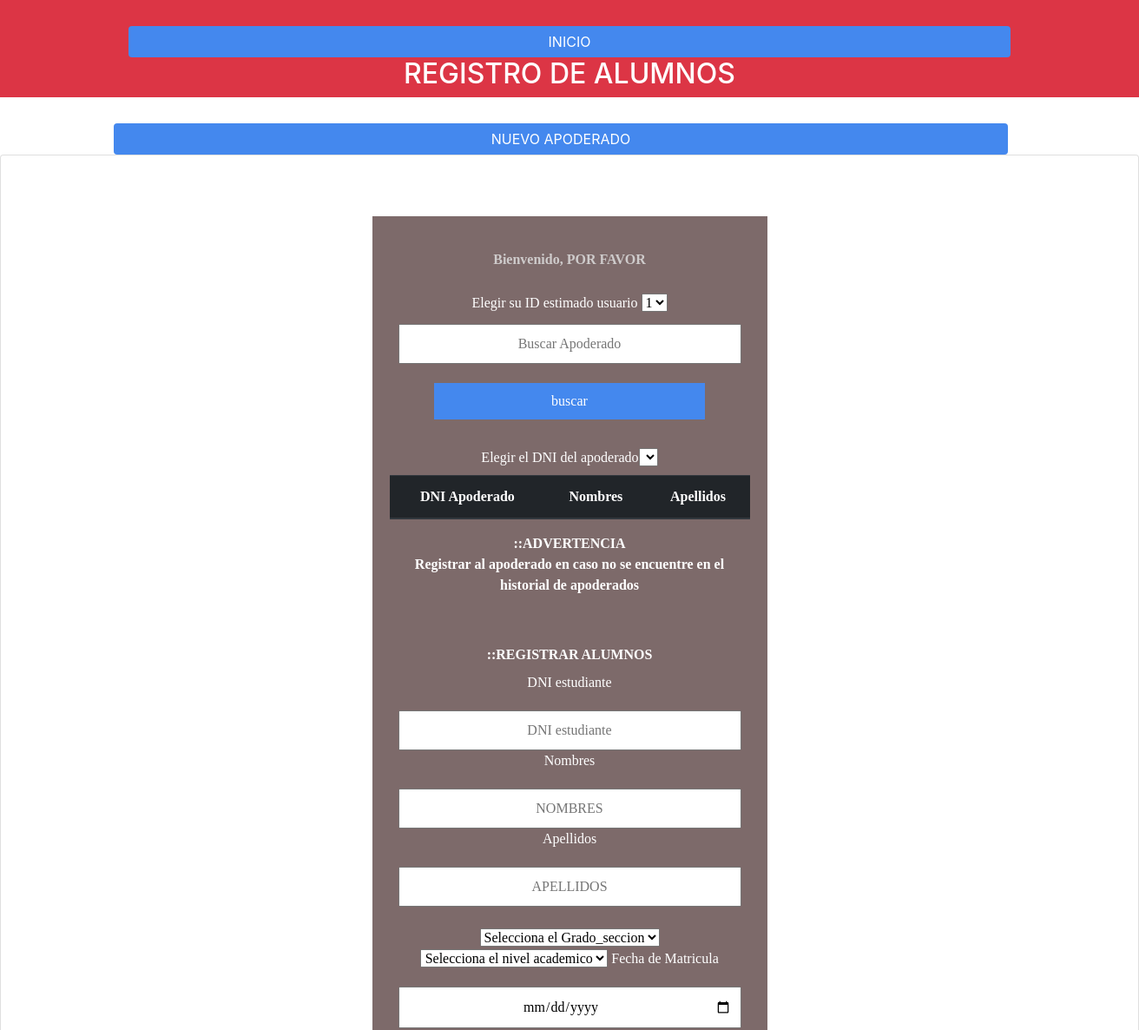
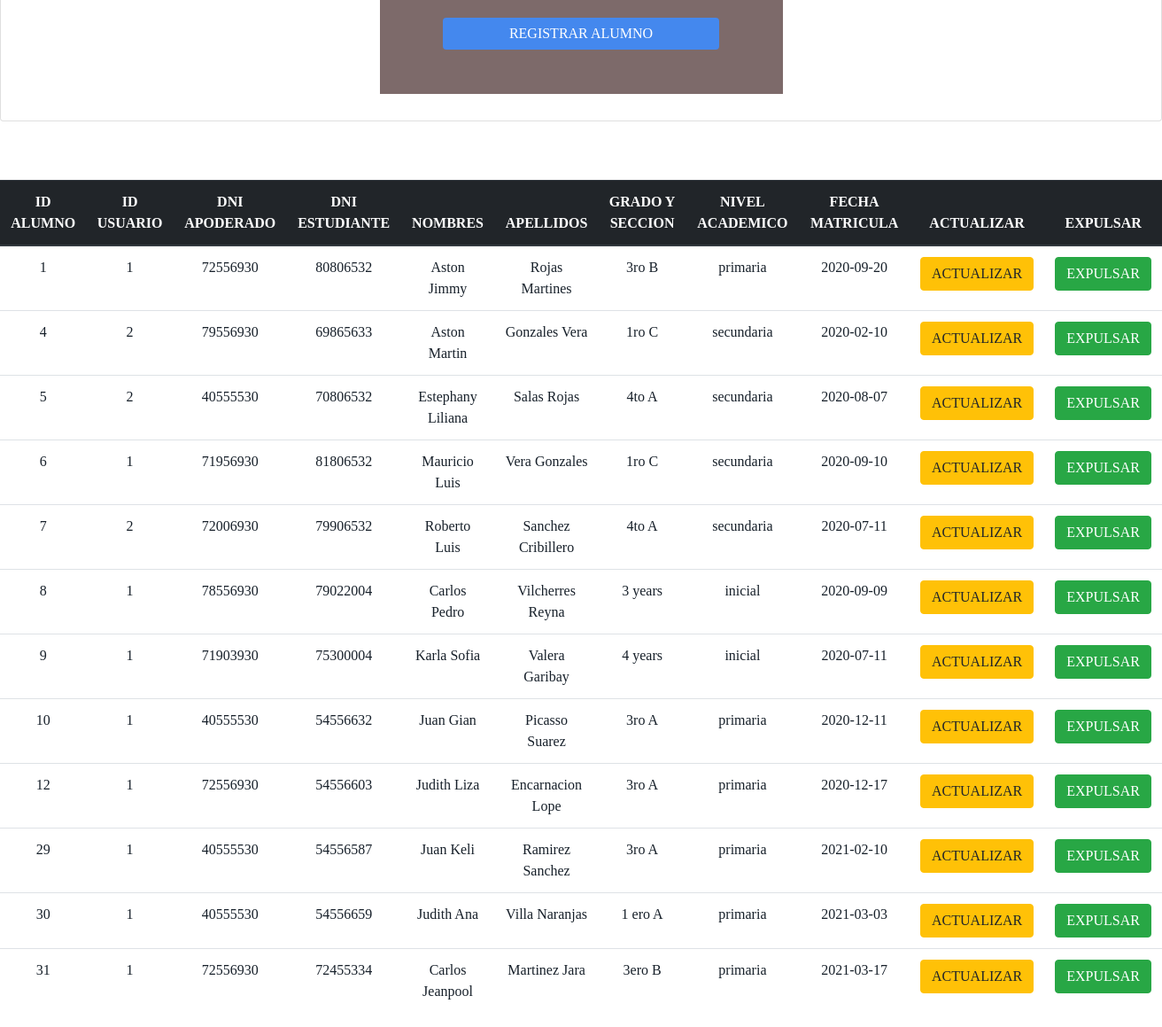
The page /views/alumno.php on the database its author committed (2 pictures, top to bottom).
### tables this page shows
CREATE TABLE `estudiante` (
  `Idestudiante` int(11) NOT NULL,
  `Idusuario` int(11) NOT NULL,
  `DNIapoderado` int(8) NOT NULL,
  `DNIestudiante` int(8) NOT NULL,
  `Nombres` varchar(50) NOT NULL,
  `Apellidos` varchar(50) NOT NULL,
  `Grado_seccion` varchar(20) NOT NULL,
  `Nivel` varchar(30) NOT NULL,
  `fecha` date NOT NULL
);

### views/alumno.php (the view, shortened to what this page needs)
<?php
require_once("../db/conexion.php");
?>
<!DOCTYPE html>
<html lang="es">
<head>
	<link rel="stylesheet" href="https://maxcdn.bootstrapcdn.com/bootstrap/4.0.0/css/bootstrap.min.css">
	<link rel="stylesheet" href="../css/login.css">
	<link rel="stylesheet" href="../css/cabecera.css">
	<link rel="stylesheet" href="https://cdnjs.cloudflare.com/ajax/libs/animate.css/4.0.0/animate.min.css">
</head>
<body>
	<h2  class="p-2 mb-2 bg-danger text-white"><input type="submit" align="rigth" value="INICIO" class="btn btn-danger" onclick = "location='/ProyectoFinal/views/principal.php/'"/> REGISTRO DE ALUMNOS</h2>
	<input type="submit" align="rigth" value="NUEVO APODERADO" class="btn btn-danger" onclick = "location='/ProyectoFinal/controllers/apoderado.php/'"/>
<div align="center" class="card card-container">
<form method="POST" action="">
<label><h6><b>Bienvenido, POR FAVOR</b></h6></label>
<label>Elegir su ID estimado usuario <select name="select_01">
<?php
$consulta1="SELECT * FROM usuario";
	$ejecutar1=mysqli_query($conexion,$consulta1) or die (mysqli_error($conexion));
?>
<?php foreach ($ejecutar1 as $opciones):?>
<option value="<?php echo $opciones['Idusuario']?>"><?php echo $opciones['Idusuario']?></option>
<?php endforeach?>
	<input size='30' type="text"  minlength="8" maxlength="8" name="txtfiltro" placeholder="Buscar Apoderado" />
<input type="submit" value="buscar" name="btnfiltrar">
</select></label>
<br></br>
<label>Elegir el DNI del apoderado<select name="select_02">
</select></label>
<table class="table table-hover">
	<thead class="thead-dark" align="center">
<tr>
<th>DNI Apoderado</th>
<th>Nombres</th>
<th>Apellidos</th>
</tr>
</thead>
</table>
<label><b>::ADVERTENCIA</b><br><b>Registrar al apoderado en caso no se encuentre en el historial de apoderados</b></label>
<br></br>
<br />
<label><b>::REGISTRAR ALUMNOS</b></label><br>
<label>DNI estudiante</label>
<input type="text" name="DNIestudiante"  minlength="8" maxlength="8"   placeholder="DNI estudiante" />
<label>Nombres</label>
<input type="text" name="Nombres" placeholder="NOMBRES">
<label>Apellidos</label>
<input type="text" name="Apellidos" placeholder="APELLIDOS"><br></br>
<select name="Grado_seccion">
<option value="0">Selecciona el Grado_seccion</option>
</select>
<select name="Nivel">
<option value="0">Selecciona el nivel academico</option>
</select>
<label>Fecha de Matricula</label>
<input type="date" name="fecha" placeholder="FECHA MATRICULA">
<input type="submit" name="guardar"  class="btn btn-info" value="REGISTRAR ALUMNO">
</div>
<br />
<h3><b>::HISTORIAL DE LOS ESTUDIANTES MATRICULADOS::</b>
</h3>
 <table class="table table-condensed">
 	<thead class="thead-dark">
<tr>
<th>ID ALUMNO</th>
<th>ID USUARIO</th>
<th>DNI APODERADO</th>
<th>DNI ESTUDIANTE</th>
<th>NOMBRES</th>
<th>APELLIDOS</th>
<th>GRADO Y SECCION</th>
<th>NIVEL ACADEMICO</th>
<th>FECHA MATRICULA</th>
<th>ACTUALIZAR</th>
<th>EXPULSAR</th>
</tr>
</thead>
<?php
$mostrar="SELECT * FROM estudiante";
$ejecutar=mysqli_query($conexion,$mostrar);
while ($fila=mysqli_fetch_array($ejecutar)){
	$idal=$fila['Idestudiante'];
	$selec_01=$fila['Idusuario'];
	$selec_02=$fila['DNIapoderado'];
	$dni=$fila['DNIestudiante'];
	$nom=$fila['Nombres'];
	$app=$fila['Apellidos'];
	$ipro=$fila['Grado_seccion'];
	$niv=$fila['Nivel'];
	$fm=$fila['fecha'];
?>
<tr align="center">
<td><font color="#17202A"><?php echo $idal; ?></font></td>
<td><font color="#17202A"><?php echo $selec_01; ?></font></td>
<td><font color="#17202A"><?php echo $selec_02; ?></font></td>
<td><font color="#17202A"><?php echo $dni; ?></font></td>
<td><font color="#17202A"><?php echo $nom; ?></font></td>
<td><font color="#17202A"><?php echo $app; ?></font></td>
<td><font color="#17202A"><?php echo $ipro; ?></font></td>
<td><font color="#17202A"><?php echo $niv; ?></font></td>
<td><font color="#17202A"><?php echo $fm; ?></font></td>
<td><a href="index.php?editaralumno=<?php echo $idal;?>"class="btn btn-warning">ACTUALIZAR</a></td>
<td><a href="index.php?eliminaralumno=<?php echo $idal;?>"class="btn btn-success">EXPULSAR</a></td>
</tr>
	<?php } ?>
  </table>
</body>
</html>

### css/login.css (style rules this page uses)
* { padding: 0; margin: 0; font-family: century gothic; text-align: center; }
form { padding: 50px 20px; background-color: #381b1ba6; margin: calc(25% + 100px); margin-top: 70px; padding-top: 28px; margin-bottom: 30px }
input { width: calc(100% - 20px); padding: 9px; margin: auto; margin-top: 12px; font-size: 16px }
input[type='submit'] { background-color: #48e; color: #fff; width: calc(80% - 20px); margin: 0 10%; margin-top: 22px; border: none; }
body { background-image:url(../IMG/fondo.jpg); width: 100%; height:100%vh; background-size: cover; color:white; }
h6 { text-align: center; padding: 12px; color: rgb(206, 203, 203); line-height: 20px; }

### rows shown on the page
estudiante: Idestudiante "1", Idusuario "1", DNIapoderado "72556930", DNIestudiante "80806532", Nombres "Aston Jimmy", Apellidos "Rojas Martines", Grado_seccion "3ro B", Nivel "primaria", fecha "2020-09-20"
estudiante: Idestudiante "4", Idusuario "2", DNIapoderado "79556930", DNIestudiante "69865633", Nombres "Aston Martin", Apellidos "Gonzales Vera", Grado_seccion "1ro C", Nivel "secundaria", fecha "2020-02-10"
estudiante: Idestudiante "5", Idusuario "2", DNIapoderado "40555530", DNIestudiante "70806532", Nombres "Estephany Liliana", Apellidos "Salas Rojas", Grado_seccion "4to A", Nivel "secundaria", fecha "2020-08-07"
estudiante: Idestudiante "6", Idusuario "1", DNIapoderado "71956930", DNIestudiante "81806532", Nombres "Mauricio Luis", Apellidos "Vera Gonzales", Grado_seccion "1ro C", Nivel "secundaria", fecha "2020-09-10"
estudiante: Idestudiante "7", Idusuario "2", DNIapoderado "72006930", DNIestudiante "79906532", Nombres "Roberto Luis", Apellidos "Sanchez Cribillero", Grado_seccion "4to A", Nivel "secundaria", fecha "2020-07-11"
estudiante: Idestudiante "8", Idusuario "1", DNIapoderado "78556930", DNIestudiante "79022004", Nombres "Carlos Pedro", Apellidos "Vilcherres Reyna", Grado_seccion "3 years", Nivel "inicial", fecha "2020-09-09"
estudiante: Idestudiante "9", Idusuario "1", DNIapoderado "71903930", DNIestudiante "75300004", Nombres "Karla Sofia", Apellidos "Valera Garibay", Grado_seccion "4 years", Nivel "inicial", fecha "2020-07-11"
estudiante: Idestudiante "10", Idusuario "1", DNIapoderado "40555530", DNIestudiante "54556632", Nombres "Juan Gian", Apellidos "Picasso Suarez", Grado_seccion "3ro A", Nivel "primaria", fecha "2020-12-11"
estudiante: Idestudiante "12", Idusuario "1", DNIapoderado "72556930", DNIestudiante "54556603", Nombres "Judith Liza", Apellidos "Encarnacion Lope", Grado_seccion "3ro A", Nivel "primaria", fecha "2020-12-17"
estudiante: Idestudiante "29", Idusuario "1", DNIapoderado "40555530", DNIestudiante "54556587", Nombres "Juan Keli", Apellidos "Ramirez Sanchez", Grado_seccion "3ro A", Nivel "primaria", fecha "2021-02-10"
estudiante: Idestudiante "30", Idusuario "1", DNIapoderado "40555530", DNIestudiante "54556659", Nombres "Judith Ana", Apellidos "Villa Naranjas", Grado_seccion "1 ero A", Nivel "primaria", fecha "2021-03-03"
estudiante: Idestudiante "31", Idusuario "1", DNIapoderado "72556930", DNIestudiante "72455334", Nombres "Carlos Jeanpool", Apellidos "Martinez Jara", Grado_seccion "3ero B", Nivel "primaria", fecha "2021-03-17"

### other values the page prints
form field select_01 "1"
